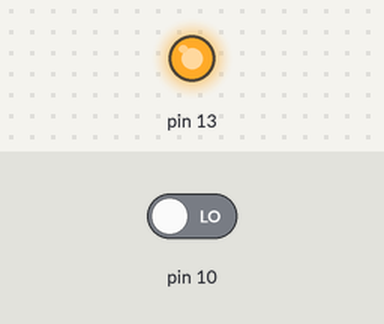
Recording of a sketch running on a simulated Arduino Uno, built with avr-gcc and run on an emulated ATmega328P. Shown: output pins drawn as LEDs (lit = HIGH). The test bench sets the inputs (shaded band); at power-on: pin 10 LOW.

Above: at 0.1 s.
At 8.1 s:
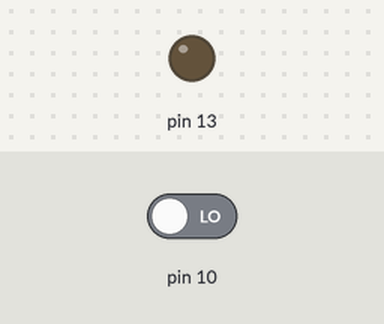
Timing chart, 0 to 9.6 s (numbered marks = the images above):
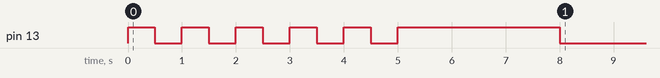

Measured:
- by itself, pin 13: goes 5 × (HIGH 0.50 s, LOW 0.50 s), HIGH 3.0 s, then LOW

The sketch:

sketch_sep22a.ino
```cpp
void setup() {
  pinMode(13, OUTPUT);
  pinMode(10,INPUT);
}

void loop() {

  for(int i=5;i>=1;i--){
  digitalWrite(13, 1);
  delay(500);
  digitalWrite(13, 0);
  delay(500);
  }
  digitalWrite(13, 1);
  delay(3000);
  digitalWrite(13, 0);
  delay(2000);


  while(1)
{
  if(digitalRead(10)==1)
  {
    digitalWrite(13,1);
  }
  else
  {
    digitalWrite(13,0);
  }
 }


}
```
